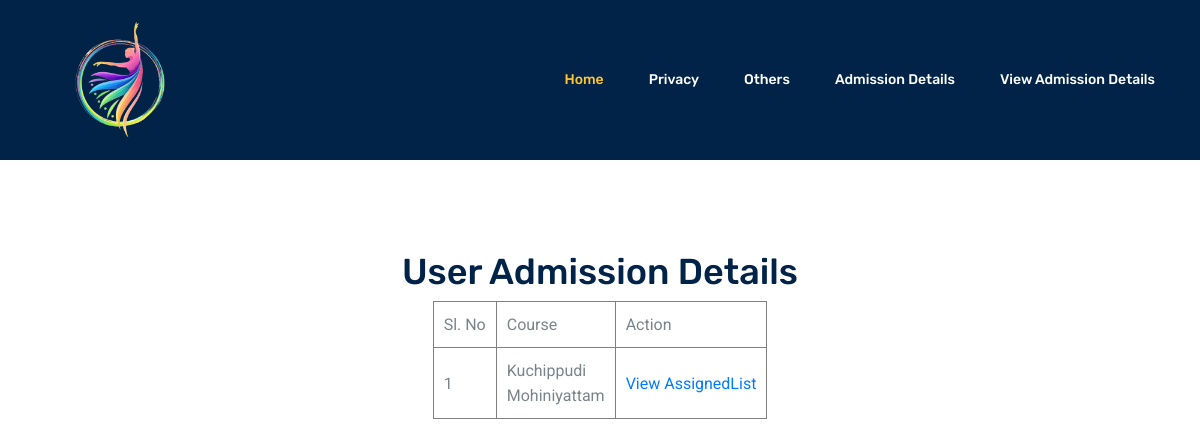
The page /Project/Student/UserAdmissionDetails.php (signed in) on the database its author committed.
### tables this page shows
CREATE TABLE `tbl_admission` (
  `admission_id` int(11) NOT NULL auto_increment,
  `admission_number` varchar(100) NOT NULL,
  `student_id` int(11) NOT NULL,
  `subcategory_id` varchar(100) NOT NULL,
  `grand_total` varchar(100) NOT NULL,
  `emi` varchar(100) NOT NULL,
  `count` varchar(100) NOT NULL,
  `admission_status` varchar(500) NOT NULL default '0',
  `payment_date` varbinary(500) NOT NULL,
  PRIMARY KEY  (`admission_id`)
);

CREATE TABLE `tbl_subcategory` (
  `subcategory_id` int(11) NOT NULL auto_increment,
  `subcategory_name` varchar(100) NOT NULL,
  `category_id` int(11) NOT NULL,
  `subcategory_rate` varchar(50) NOT NULL,
  PRIMARY KEY  (`subcategory_id`)
);

### Project/Student/UserAdmissionDetails.php (the view, shortened to what this page needs)
<?php
include("Head.php");
?>
<br><br><br><br><br><br><br><br><br><br>
<center><h1>User Admission Details</h1></center>
<form id="form1" name="form1" method="post" action="">
  <table  border="1" align="center" cellpadding="10">
    <tr>
      <td>Sl. No</td>
      <td>Course</td>
      <td>Action</td>
    </tr>
   <?php
  $i=0;
   $selQry="select * from tbl_admission where student_id='".$_SESSION["student_id"]."'";
   $data=mysql_query($selQry);
   while($row=mysql_fetch_array($data))
   {
	   $i++;
	   ?>
       <tr>
       <td><?php echo $i?></td>
       <td><?php
	   $subcate=$row["subcategory_id"];
$delimiter = ",";
$stringArray = explode($delimiter, $subcate);
foreach($stringArray as $checked)
{
	$selsub="select *  from tbl_subcategory where subcategory_id='".$checked."'";
	$datasub=mysql_query($selsub);
	$rowsub=mysql_fetch_array($datasub);
 echo $rowsub["subcategory_name"];
 echo "<br>";
}
	   ?></td>
       <td>
        <?php
        if($row["admission_status"]==1)
        {
        ?>
        <a href="AssignTrainerList.php?sms=<?php echo $_SESSION["student_id"]?>">View AssignedList</a></td></tr>
          <?php
        }
   }
   ?>
      </table>
      <br><br><br><br><br><br><br><br><br><br><br><br>
</form>

### rows shown on the page
tbl_subcategory: subcategory_name "Kuchippudi"
tbl_subcategory: subcategory_name "Mohiniyattam"
